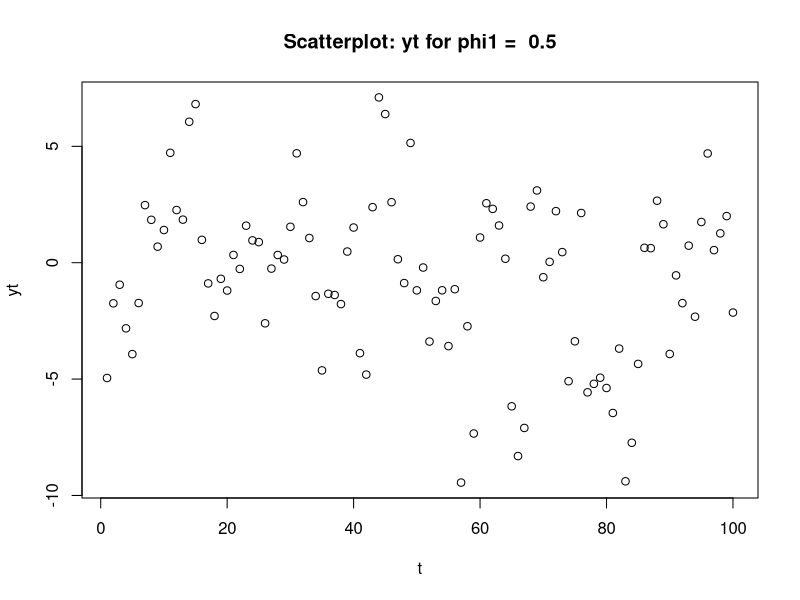
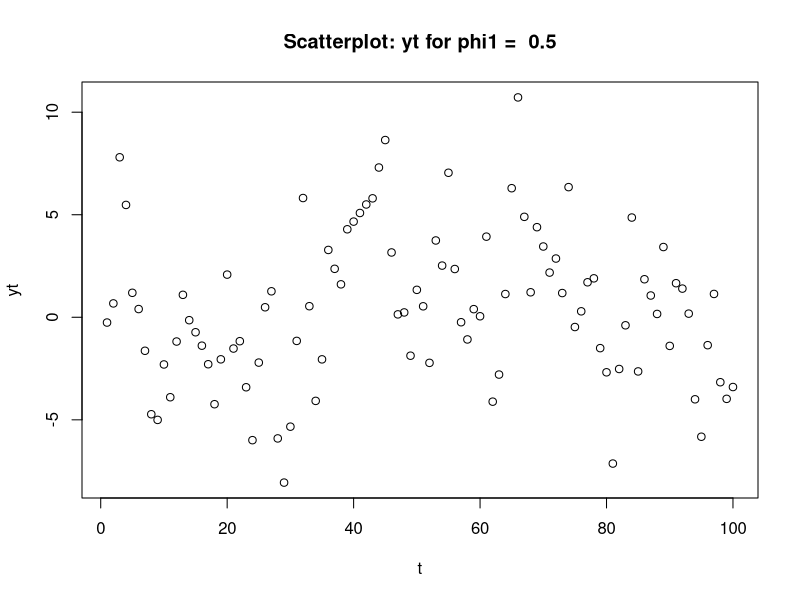
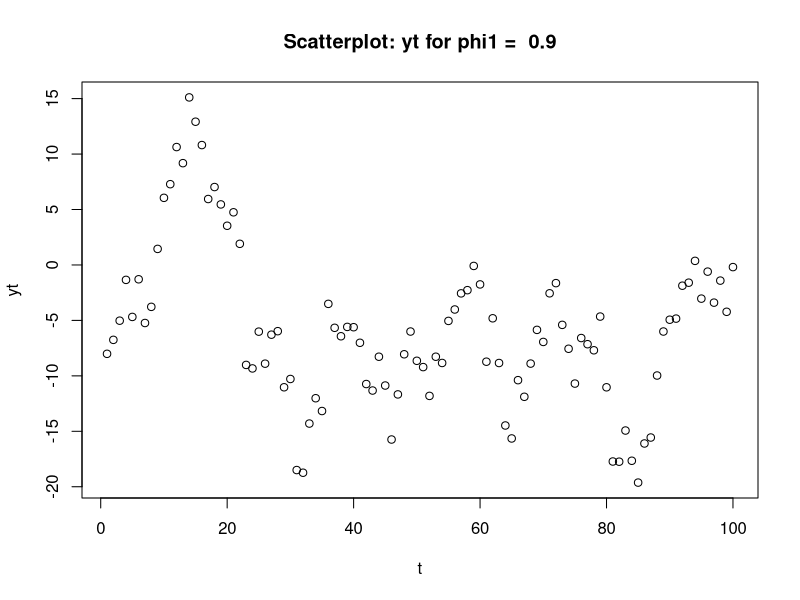
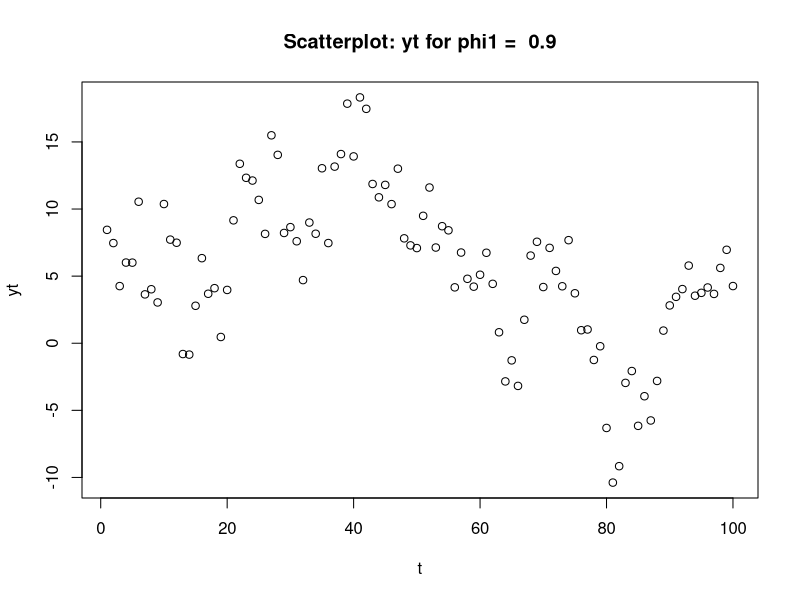
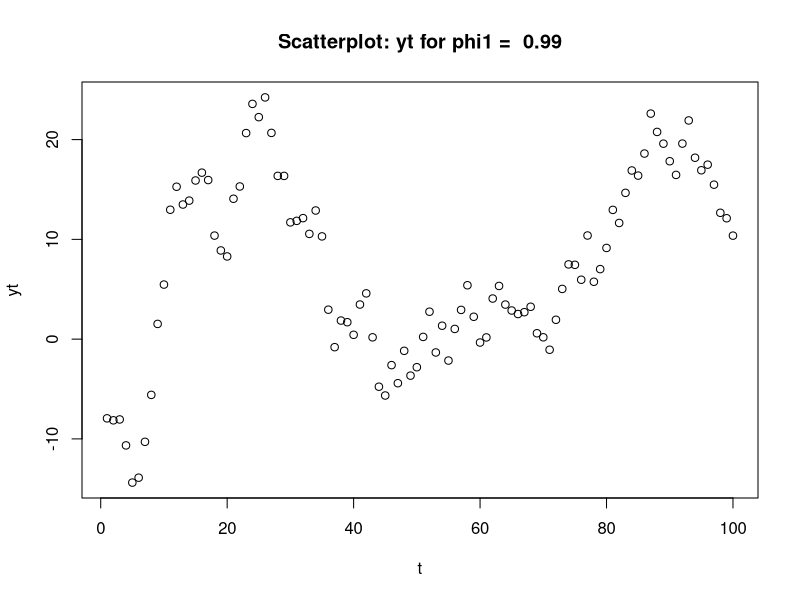
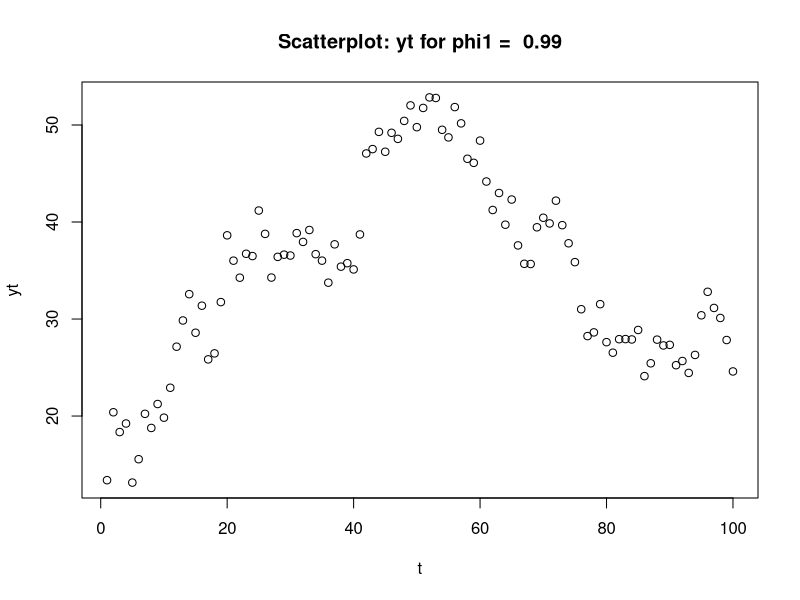
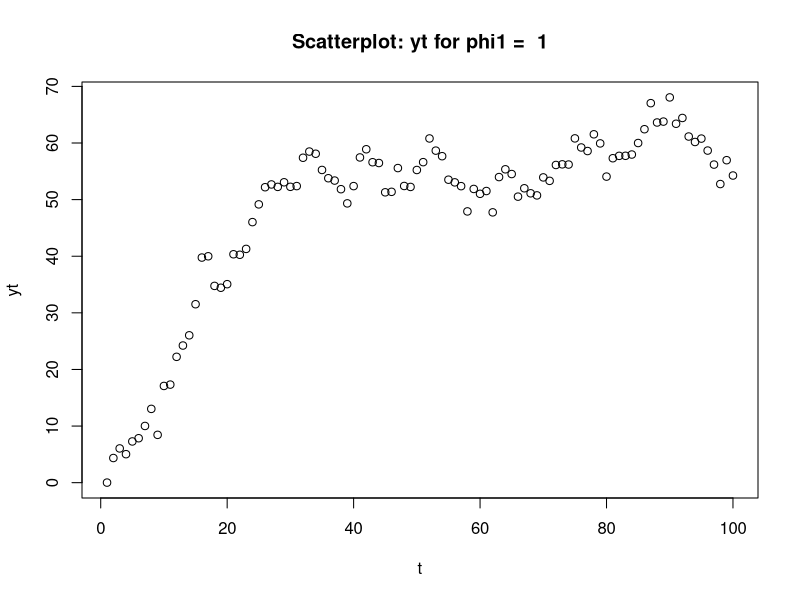
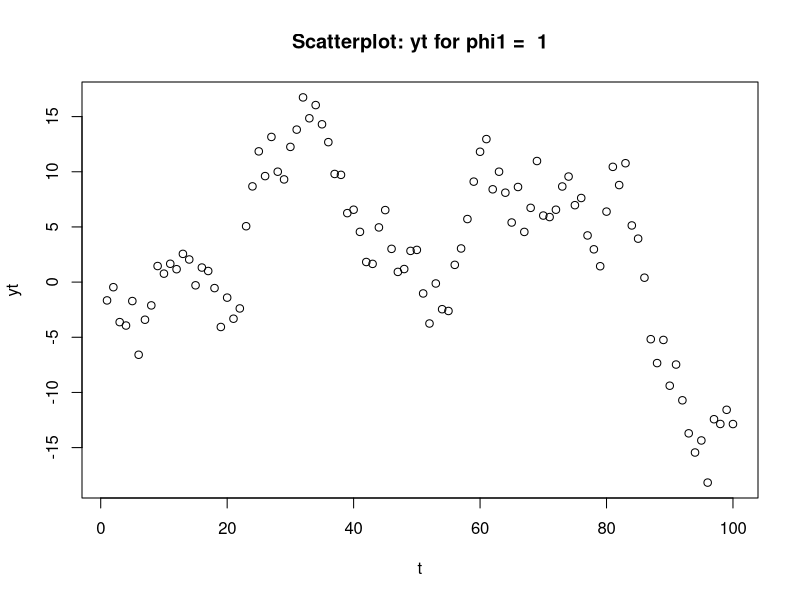

Here is the R script that generated these plots, in order: (Note: this script raises an error after producing the figures.)
library(dplyr)

###-----Data Generating Process (DGP)---------------------------------

aplha = 0
beta = 0
phi2 = 0
mean_e = 0
sigma_e =  3

y0 = 0 #only if phi1=1
phi <- c(0.5, 0.9, 0.99, 1) #use phi1=phi for each cases

###---- OLS - ordinary least square estimaion ------------------------

ols <- function(depvar, indvar, res = NULL){
  y <- as.matrix(depvar)
  x <- cbind(1, indvar)
  
  beta <- (solve(t(x) %*% x)) %*% (t(x) %*% y) #compute ols estimates
  
  # st. error of beta_ols
  res_ols  <- data.frame(res = y - x %*% beta) 
  library(dplyr)
  res_ols <- res_ols %>% 
    dplyr::mutate(res_lag1 = lag(res))
  
  sigma_e2_ols <- sum(res_ols$res ^ 2)/(nrow(y) - ncol(x)) # df = n - k
  
  var_cov_ols <- sigma_e2_ols * (solve(t(x) %*% x))
  beta <- data.frame(parameter = c("Intercept", "Slope"), 
                     coefficient = beta, 
                     st.error = c(sqrt(var_cov_ols[1,1]), 
                                  sqrt(var_cov_ols[2,2]))) 
  
  # T-statistic for null hypothesis beta = 0
  beta <- beta %>%
    dplyr::mutate(t_stat = (coefficient/st.error))
  
  # Compile results for output
  
  ifelse(res == FALSE, 
         result <- list(estimates = beta, 
                        sigma_e2_ols = sigma_e2_ols),
         result <- list(estimates = beta, 
                        sigma_e2_ols = sigma_e2_ols, 
                        residuals_ols = res_ols))
  return(result)
}

###---- MLE - maximum likelihood estimation --------------------------

## Define Log-likelihood function

# Arguments: theta - vector of parameters as specied below
#               theta = (phi1_mle, alpha_mle, beta_mle, sigma_e_mle)

#            data - data.frame with dependant and independant vars 
#                 and their first lags (see DGP above)

loglikelihood <- function(theta, data){ 
  
  y <- data$y # vector of regressand/dependant variable
  ylag1 <- data$ylag1[-1] # first lag of y
  x <- cbind(data$i, data$t) # regressors i = column of 1s, t = trend variable
  xlag <- cbind(data$ilag1[-1], data$tlag1[-1]) # first lag of regressors
  
  # parameters
  phi1_mle <- (exp(theta[1]) - 1) / (exp(theta[1]) + 1)
  beta_mle <- theta[2:3]
  sigma_e2_mle <- (exp(theta[4]/2)) ^ 2 #transformed variance of epsilon
  
  # loglikelihood function of y with AR(1) errors and normal iid 
  # innovations epsilon (negative of loglikelihood for maximisation)
  u <- y - x %*% beta_mle
  ulag1 <- ylag1 - xlag %*% beta_mle
  
  - (- T/2*log(2 * pi) - T/2 * log(sigma_e2_mle) + 
       1/2 * log(1 - phi1_mle ^ 2) - 1/(2 * sigma_e2_mle) * (
         (1 - phi1_mle ^ 2) * (u[1]) ^ 2 + sum(
           (u[-1] - phi1_mle * (ulag1)) ^ 2)
       )
  )
}


mle <- function(loglikelihood, data, ols_est){
  
  ## Use OLS for initial conditions
  theta <- c(ols_est$phi1_ols$coefficient, ols_est$beta_ols$coefficient, 
             ols_est$sigma_e2_ols)
  
  ## Optimisation [using ols estimates as initial conditions]
  mle <- optim(par = theta, 
               fn = loglikelihood, data = data, 
               method = "BFGS")
  
  r_theta <- matrix(
    c(2 * exp(mle$par[1])/(exp(mle$par[1]) + 1) ^ 2, rep(0,4), 1, 
    rep(0,4), 1, rep(0,4), exp(mle$par[4])), 4, 4
  )
  
  library(numDeriv)
  hessian <- hessian(func = loglikelihood, x = mle$par, data = data)
  
  # covariance matrix using delta method
  var_mle <- r_theta %*% solve(hessian)  %*% t(r_theta)
  
  #Storing the results and transforming phi1 and sigma_e2 from theta
  
  result = list(beta_mle = data.frame(
    parameter = c("Intercept","Slope"), coefficient = mle$par[2:3], 
    st.error = c(sqrt(var_mle[2,2]),sqrt(var_mle[3,3])), 
    t_stat = c(mle$par[2]/sqrt(var_mle[2,2]), 
               mle$par[3]/sqrt(var_mle[3,3]))), 
    phi1_mle = data.frame(parameter = "Slope", 
                          coefficient = (exp(mle$par[1]) - 1)/
                            (exp(mle$par[1]) + 1), 
                          st.error = sqrt(var_mle[1,1]), 
                          t_stat = mle$par[1]/sqrt(var_mle[1,1])), 
    sigma_e2_mle = (exp(mle$par[4]/2)) ^ 2)
  
  return(result)
  
}

###----SIMULATION-----------------------------------------------------

# R = No. of replications and T = sample size

simulation <- function(R, T){

  phi <- c(0.5, 0.9, 0.99, 1) #use phi1=phi for each cases
  
  # declaring lists for output
  null <- data.frame(phi1 = rep(0,R), st.error = rep(0,R), 
                     t_stat = rep(0,R))
  
  phi1_ols_sim <- list(phi1=null, phi2=null, phi3=null, phi4=null)
  names(phi1_ols_sim) <- paste0("phi_", phi[1:4])
  
  alpha_mle_sim <- list(phi1=null, phi2=null, phi3=null, phi4=null)
  names(alpha_mle_sim) <- paste0("phi_", phi[1:4])
  
  beta_mle_sim <- list(phi1=null, phi2=null, phi3=null, phi4=null)
  names(beta_mle_sim) <- paste0("phi_", phi[1:4])
  
  phi1_mle_sim <- list(phi1=null, phi2=null, phi3=null, phi4=null)
  names(phi1_mle_sim) <- paste0("phi_", phi[1:4])
  
  # Simulation
  
  for (i in 1:4){
    
    phi1 <- phi[i] # defining value of phi1
  
    for (r in 1:R){
      
      ## Replications of data
      data <- data.frame(epsilon = rnorm(T, mean = mean_e, 
                                         sd = sigma_e), 
                         i = rep(1,T), t = 1:T)
      
      y <- NULL
      
      for (t in 1:T) {
        ifelse(t == 1,
               ifelse(abs(phi1) < 1, 
                      y[t] <- rnorm(1, mean = 0, 
                                    sd = sqrt((sigma_e^2)/(1-phi1^2))),
                      y[t] <- c(phi1 * y0 + data$epsilon[t])),
               y[t] <- c(phi1 * y[as.numeric(t - 1)] + data$epsilon[t]))
      }
      
      data <- data.frame(data, y)
      
      # calcuating first lags of dependant and independant variables
      
      data <- data %>% 
        dplyr::mutate(ilag1 = lag(i), tlag1 = lag(t), ylag1 = lag(y))
      
      ## OLS
      ols_est <- ols(data$y, data$t, res = TRUE)
      phi1_ols <- ols(ols_est$residuals_ols$res[-1], 
                      ols_est$residuals_ols$res_lag1[-1], res = FALSE)
      ols_est <- list(beta_ols = ols_est$estimates, 
                      phi1_ols = phi1_ols$estimates[2,], 
                      sigma_e2_ols = ols_est$sigma_e2_ols)
      
      # Saving OLS estimate of phi1 for this replication
      
      phi1_ols_sim[[i]]$phi1[r] <- phi1_ols$estimates$coefficient[2] 
      phi1_ols_sim[[i]]$st.error[r] <- phi1_ols$estimates$st.error[2]
      phi1_ols_sim[[i]]$t_stat[r] <- phi1_ols$estimates$t_stat[2]
      
      
      ## MLE
      mle_est <- mle(loglikelihood = loglikelihood, data = data, 
                     ols_est = ols_est)
      
      # Saving MLE estimate of alpha
      alpha_mle_sim[[i]]$phi1[r] <- mle_est$beta_mle$coefficient[1] 
      alpha_mle_sim[[i]]$st.error[r] <- mle_est$beta_mle$st.error[1]
      alpha_mle_sim[[i]]$t_stat[r] <- mle_est$beta_mle$t_stat[1]
      
      # Saving MLE estimate of beta
      beta_mle_sim[[i]]$phi1[r] <- mle_est$beta_mle$coefficient[2] 
      beta_mle_sim[[i]]$st.error[r] <- mle_est$beta_mle$st.error[2]
      beta_mle_sim[[i]]$t_stat[r] <- mle_est$beta_mle$t_stat[2]
      
      # Saving MLE estimate of phi
      phi1_mle_sim[[i]]$phi1[r] <- mle_est$phi1_mle$coefficient[1] 
      phi1_mle_sim[[i]]$st.error[r] <- mle_est$phi1_mle$st.error[1]
      phi1_mle_sim[[i]]$t_stat[r] <- mle_est$phi1_mle$t_stat[1]
      
    }
  }
  
  return(list(phi1_ols_sim = phi1_ols_sim, 
              alpha_mle_sim = alpha_mle_sim, 
              beta_mle_sim = beta_mle_sim, 
              phi1_mle_sim = phi1_mle_sim))
}

###---- Sample  200: tables & graphs ---------------------------
# 3.2.1

T = 100

phi1_ols_3.2 <- data.frame(Phi_1 = rep(0,4), coefficient = rep(0,4), 
                           st.dev = rep(0,4), t_stat = rep(0,4))
phi1_mle_3.2 <- data.frame(Phi_1 = rep(0,4), coefficient = rep(0,4), 
                           st.dev = rep(0,4), t_stat = rep(0,4))
alpha_mle_3.2 <- data.frame(Phi_1 = rep(0,4), coefficient = rep(0,4), 
                           st.dev = rep(0,4), t_stat = rep(0,4))
beta_mle_3.2 <- data.frame(Phi_1 = rep(0,4), coefficient = rep(0,4), 
                           st.dev = rep(0,4), t_stat = rep(0,4))

for (i in 1:4){
  
  phi1 <- phi[i] # defining value of phi1
  
  for (r in 1:2){
    
    ## Replications of data
    data <- data.frame(epsilon = rnorm(T, mean = mean_e, 
                                       sd = sigma_e), 
                       i = rep(1,T), t = 1:T)
    
    y <- NULL
    
    for (t in 1:T) {
      ifelse(t == 1,
             ifelse(abs(phi1) < 1, 
                    y[t] <- rnorm(1, mean = 0, 
                                  sd = sqrt((sigma_e^2)/(1-phi1^2))),
                    y[t] <- c(phi1 * y0 + data$epsilon[t])),
             y[t] <- c(phi1 * y[as.numeric(t - 1)] + data$epsilon[t]))
    }
    
    data <- data.frame(data, y)
    
    # calcuating first lags of dependant and independant variables
    
    data <- data %>% 
      dplyr::mutate(ilag1 = lag(i), tlag1 = lag(t), ylag1 = lag(y))
    
    mypath <- file.path(paste("yt_r_", r, "_phi1_", phi[i],".jpeg", sep = ""))
    jpeg(file = mypath)
    plot(data$t, data$y, xlab = "t", ylab = "yt",
         main = paste("Scatterplot: yt for phi1 = ", phi[i]))
    dev.off()
    
    # 3.2.2
    
    # OLS estimation using or function
    ols_est <- ols(depvar = data$y, indvar = data$t, res = TRUE)
    phi1_ols <- ols(depvar = ols_est$residuals_ols$res[-1], 
                    indvar = ols_est$residuals_ols$res_lag1[-1], 
                    res = FALSE)
    ols_est <- list(beta_ols = ols_est$estimates, 
                    phi1_ols = phi1_ols$estimates[2,], 
                    sigma_e2_ols = ols_est$sigma_e2_ols)
    
    # MLE estimation using our function
    mle_est <- mle(loglikelihood = loglikelihood, data = data, 
                   ols_est = ols_est)
  }
  
  # Saving the results for second replication
  phi1_ols_3.2[i,] <- c(paste("Phi1 = ", phi[i]),
                        round(phi1_ols$estimates$coefficient[2], 4), 
                        round(phi1_ols$estimates$st.error[2], 4), 
                        round(phi1_ols$estimates$t_stat[2], 4))
  phi1_mle_3.2[i,] <- c(paste("Phi1 = ", phi[i]),
                        round(mle_est$phi1_mle$coefficient[1], 4), 
                        round(mle_est$phi1_mle$st.error[1], 4), 
                        round(mle_est$phi1_mle$t_stat[1], 4))
  alpha_mle_3.2[i,] <- c(paste("Phi1 = ", phi[i]),
                         round(mle_est$beta_mle$coefficient[1], 4), 
                         round(mle_est$beta_mle$st.error[1], 4), 
                         round(mle_est$beta_mle$t_stat[1], 4))
  beta_mle_3.2[i,] <- c(paste("Phi1 = ", phi[i]),
                        round(mle_est$beta_mle$coefficient[2], 4), 
                        round(mle_est$beta_mle$st.error[2], 4), 
                        round(mle_est$beta_mle$t_stat[2], 4))
  
}

# 3.2.3

#sim_results_T_200 <- simulation(R = 500, T = 200)
#Results have been saved use load("simulation_results.RData") to load

#load("simulation_results.RData")
sim_results_all <- list(sim_results_T_10, sim_results_T_80, 
                        sim_results_T_200, sim_results_T_320)

# Tables

sample_size <- c(10, 80, 200, 320)

# SUMMARY STATISTICS PHI 1 OLS ESTIMATE
summary_phi1_ols <- data.frame(Phi_1 = rep(0,16), 
                               Sample_size = rep(0,16),
                               Mean = rep(0,16), 
                               St.dev = rep(0,16), 
                               Mean_Bias = rep(0,16),
                               RMSE = rep(0,16),
                               Quantile_5 = rep(0,16), 
                               Median = rep(0,16), 
                               Quantile_95 = rep(0,16),
                               asymptotic_var = rep(0,16))

j <- NULL

for (t in 1:4){
  ifelse(t == 1, j <- 1, ifelse(t == 2, j<-5, 
                                ifelse(t == 3, j <- 9, j <- 13)))
  
  for (i in 1:4){
    
    sim_res <- sim_results_all[[t]]$phi1_ols_sim[[i]]$phi1
    
    summary_phi1_ols[j,] <- c(paste("Phi1 = ", phi[i]), sample_size[t],
                              round(mean(sim_res), 4), 
                              round(sd(sim_res), 4),
                              round(mean(sim_res - phi[i]), 4),
                              round(sqrt(mean((sim_res) ^ 2)), 4),
                              round(quantile(sim_res, 0.05), 4),
                              round(median(sim_res), 4),
                              round(quantile(sim_res, 0.95), 4),
                              round(var(sqrt(sample_size[t]) * 
                                      (sim_res - phi[i])), 4))
    j=j+1
  }
}

# SUMMARY STATISTICS PHI 1 MLE ESTIMATE

summary_phi1_mle <- data.frame(Phi_1 = rep(0,16), 
                               Sample_size = rep(0,16),
                               Mean = rep(0,16), 
                               St.dev = rep(0,16), 
                               Mean_Bias = rep(0,16),
                               RMSE = rep(0,16),
                               Quantile_5 = rep(0,16), 
                               Median = rep(0,16), 
                               Quantile_95 = rep(0,16),
                               asymptotic_var = rep(0,16))

j <- NULL

for (t in 1:4){
  ifelse(t == 1, j <- 1, ifelse(t == 2, j<-5, 
                                ifelse(t == 3, j <- 9, j <- 13)))
  
  for (i in 1:4){
    
    sim_res <- sim_results_all[[t]]$phi1_mle_sim[[i]]$phi1
    
    summary_phi1_mle[j,] <- c(paste("Phi1 = ", phi[i]), sample_size[t],
                              round(mean(sim_res), 4), 
                              round(sd(sim_res), 4),
                              round(mean(sim_res - phi[i]), 4),
                              round(sqrt(mean((sim_res) ^ 2)), 4),
                              round(quantile(sim_res, 0.05), 4),
                              round(median(sim_res), 4),
                              round(quantile(sim_res, 0.95), 4),
                              round(var(sqrt(sample_size[t]) * 
                                          (sim_res - phi[i])), 4))
    j=j+1
  }
}


# SUMMARY STATISTICS ALPHA MLE ESTIMATE

summary_alpha_mle <- data.frame(Phi_1 = rep(0,16), 
                               Sample_size = rep(0,16),
                               Mean = rep(0,16), 
                               St.dev = rep(0,16), 
                               Mean_Bias = rep(0,16),
                               RMSE = rep(0,16),
                               Quantile_5 = rep(0,16), 
                               Median = rep(0,16), 
                               Quantile_95 = rep(0,16),
                               asymptotic_var = rep(0,16))

j <- NULL

for (t in 1:4){
  ifelse(t == 1, j <- 1, ifelse(t == 2, j<-5, 
                                ifelse(t == 3, j <- 9, j <- 13)))
  
  for (i in 1:4){
    
    sim_res <- sim_results_all[[t]]$alpha_mle_sim[[i]]$phi1
    
    summary_alpha_mle[j,] <- c(paste("Phi1 = ", phi[i]), sample_size[t],
                              round(mean(sim_res), 4), 
                              round(sd(sim_res), 4),
                              round(mean(sim_res - phi[i]), 4),
                              round(sqrt(mean((sim_res) ^ 2)), 4),
                              round(quantile(sim_res, 0.05), 4),
                              round(median(sim_res), 4),
                              round(quantile(sim_res, 0.95), 4),
                              round(var(sqrt(sample_size[t]) * 
                                          (sim_res - phi[i])), 4))
    j=j+1
  }
}


# SUMMARY STATISTICS BETA MLE ESTIMATE

summary_beta_mle <- data.frame(Phi_1 = rep(0,16), 
                               Sample_size = rep(0,16),
                               Mean = rep(0,16), 
                               St.dev = rep(0,16), 
                               Mean_Bias = rep(0,16),
                               RMSE = rep(0,16),
                               Quantile_5 = rep(0,16), 
                               Median = rep(0,16), 
                               Quantile_95 = rep(0,16),
                               asymptotic_var = rep(0,16))

j <- NULL

for (t in 1:4){
  ifelse(t == 1, j <- 1, ifelse(t == 2, j<-5, 
                                ifelse(t == 3, j <- 9, j <- 13)))
  
  for (i in 1:4){
    
    sim_res <- sim_results_all[[t]]$beta_mle_sim[[i]]$phi1
    
    summary_beta_mle[j,] <- c(paste("Phi1 = ", phi[i]), sample_size[t],
                              round(mean(sim_res), 4), 
                              round(sd(sim_res), 4),
                              round(mean(sim_res - phi[i]), 4),
                              round(sqrt(mean((sim_res) ^ 2)), 4),
                              round(quantile(sim_res, 0.05), 4),
                              round(median(sim_res), 4),
                              round(quantile(sim_res, 0.95), 4),
                              round(var(sqrt(sample_size[t]) * 
                                          (sim_res - phi[i])), 4))
    j=j+1
  }
}



###---- Graphs ---------------------------

## Generating and saving the plots for T = 200

# alpha ML

y1 <- sim_results_T_200$alpha_mle_sim$phi_0.5$phi1
y2 <- sim_results_T_200$alpha_mle_sim$phi_0.9$phi1
y3 <- sim_results_T_200$alpha_mle_sim$phi_0.99$phi1
y4 <- sim_results_T_200$alpha_mle_sim$phi_1$phi1

xmax = 40
ymax = 0.47

jpeg('alpha_mle.jpg')

plot(density(y1), ylim = c(0,ymax), xlim = c(-xmax, xmax),
     type='l', xlab = "No. of Replications = 500",
     col='red', 
     main="Maximum Likelihood Estimate of alpha")
par(new = TRUE)
plot(density(y2), ylim = c(0,ymax), xlim = c(-xmax, xmax),
     axes = FALSE, xlab = "", ylab = "",
     type='l', 
     col='forestgreen', main = "")
par(new = TRUE)
plot(density(y3), ylim = c(0,ymax), xlim = c(-xmax, xmax),
     axes = FALSE, xlab = "", ylab = "",
     type='l', 
     col='darkblue', main = "")
par(new = TRUE)
plot(density(y4), ylim = c(0,ymax), xlim = c(-xmax, xmax),
     axes = FALSE, xlab = "", ylab = "",
     type='l', col='violetred', main = "")

legend("topright", legend = c(paste("Phi_1 = ", phi[1:4])), 
       col = c("red", "forestgreen", "darkblue", "violetred"), 
       cex = 0.8, text.font = 4, lty = 1, y.intersp = 1, 
       text.width = 20)

dev.off()

# beta ML

y1 <- sim_results_T_200$beta_mle_sim$phi_0.5$phi1
y2 <- sim_results_T_200$beta_mle_sim$phi_0.9$phi1
y3 <- sim_results_T_200$beta_mle_sim$phi_0.99$phi1
y4 <- sim_results_T_200$beta_mle_sim$phi_1$phi1

xmax = 0.7
ymax = 20

jpeg('beta_mle.jpg')

plot(density(y1), ylim = c(0,ymax), xlim = c(-xmax, xmax),
     type='l', xlab = "No. of Replications = 500",
     col='red', 
     main="Maximum Likelihood Estimate of beta")
par(new = TRUE)
plot(density(y2), ylim = c(0,ymax), xlim = c(-xmax, xmax),
     axes = FALSE, xlab = "", ylab = "",
     type='l', 
     col='forestgreen', main = "")
par(new = TRUE)
plot(density(y3), ylim = c(0,ymax), xlim = c(-xmax, xmax),
     axes = FALSE, xlab = "", ylab = "",
     type='l', 
     col='darkblue', main = "")
par(new = TRUE)
plot(density(y4), ylim = c(0,ymax), xlim = c(-xmax, xmax),
     axes = FALSE, xlab = "", ylab = "",
     type='l', col='violetred', main = "")

legend("topright", legend = c(paste("Phi_1 = ", phi[1:4])), 
       col = c("red", "forestgreen", "darkblue", "violetred"), 
       cex = 0.8, text.font = 4, lty = 1, y.intersp = 1, 
       text.width = 0.3)

dev.off()

# phi1 ML

y1 <- sim_results_T_200$phi1_mle_sim$phi_0.5$phi1
y2 <- sim_results_T_200$phi1_mle_sim$phi_0.9$phi1
y3 <- sim_results_T_200$phi1_mle_sim$phi_0.99$phi1
y4 <- sim_results_T_200$phi1_mle_sim$phi_1$phi1

xmax = 1
ymax = 15

jpeg('phi1_mle.jpg')

plot(density(y1), ylim = c(0,ymax), xlim = c(0, xmax),
     type='l', xlab = "No. of Replications = 500",
     col='red', 
     main="Maximum Likelihood Estimate of Phi 1")
par(new = TRUE)
plot(density(y2), ylim = c(0,ymax), xlim = c(0, xmax),
     axes = FALSE, xlab = "", ylab = "",
     type='l', 
     col='forestgreen', main = "")
par(new = TRUE)
plot(density(y3), ylim = c(0,ymax), xlim = c(0, xmax),
     axes = FALSE, xlab = "", ylab = "",
     type='l', 
     col='darkblue', main = "")
par(new = TRUE)
plot(density(y4), ylim = c(0,ymax), xlim = c(0, xmax),
     axes = FALSE, xlab = "", ylab = "",
     type='l', col='violetred', main = "")

legend("topleft", legend = c(paste("Phi_1 = ", phi[1:4])), 
       col = c("red", "forestgreen", "darkblue", "violetred"), 
       cex = 0.8, text.font = 4, lty = 1, y.intersp = 1, 
       text.width = 0.2)

dev.off()

# phi1 OLS

y1 <- sim_results_T_200$phi1_ols_sim$phi_0.5$phi1
y2 <- sim_results_T_200$phi1_ols_sim$phi_0.9$phi1
y3 <- sim_results_T_200$phi1_ols_sim$phi_0.99$phi1
y4 <- sim_results_T_200$phi1_ols_sim$phi_1$phi1

xmax = 1
ymax = 15

jpeg('phi1_ols.jpg')

plot(density(y1), ylim = c(0,ymax), xlim = c(0, xmax),
     type='l', xlab = "No. of Replications = 500",
     col='red', 
     main="Ordinary Least Square Estimate of Phi 1")
par(new = TRUE)
plot(density(y2), ylim = c(0,ymax), xlim = c(0, xmax),
     axes = FALSE, xlab = "", ylab = "",
     type='l', 
     col='forestgreen', main = "")
par(new = TRUE)
plot(density(y3), ylim = c(0,ymax), xlim = c(0, xmax),
     axes = FALSE, xlab = "", ylab = "",
     type='l', 
     col='darkblue', main = "")
par(new = TRUE)
plot(density(y4), ylim = c(0,ymax), xlim = c(0, xmax),
     axes = FALSE, xlab = "", ylab = "",
     type='l', col='violetred', main = "")

legend("topleft", legend = c(paste("Phi_1 = ", phi[1:4])), 
       col = c("red", "forestgreen", "darkblue", "violetred"), 
       cex = 0.8, text.font = 4, lty = 1, y.intersp = 1, 
       text.width = 0.2)

dev.off()


###---- QQ plots ---------------------------

# for phi1 = 0.5

jpeg('qqplot_phi1_ols_for_phi0.5.jpg')
qqnorm(sim_results_T_200$phi1_ols_sim$phi_0.5$phi1, 
       main = "OLS estimate of Phi 1 for phi1 = 0.5")
qqline(sim_results_T_200$phi1_ols_sim$phi_0.5$phi1)

jpeg('qqplot_phi1_mle_for_phi0.5.jpg')
qqnorm(sim_results_T_200$phi1_mle_sim$phi_0.5$phi1,
       main = "ML estimate of Phi 1 for phi1 = 0.5")
qqline(sim_results_T_200$phi1_mle_sim$phi_0.5$phi1)

jpeg('qqplot_alpha_mle_for_phi0.5.jpg')
qqnorm(sim_results_T_200$alpha_mle_sim$phi_0.5$phi1, 
       main = "ML estimate of alpha for phi1 = 0.5")
qqline(sim_results_T_200$alpha_mle_sim$phi_0.5$phi1)

jpeg('qqplot_beta_mle_for_phi0.5.jpg')
qqnorm(sim_results_T_200$beta_mle_sim$phi_0.5$phi1, 
       main = "ML estimate of alpha for phi1 = 0.5")
qqline(sim_results_T_200$beta_mle_sim$phi_0.5$phi1)

# for phi1 = 0.9

jpeg('qqplot_phi1_ols_for_phi0.9.jpg')
qqnorm(sim_results_T_200$phi1_ols_sim$phi_0.9$phi1, 
       main = "OLS estimate of Phi 1 for phi1 = 0.9")
qqline(sim_results_T_200$phi1_ols_sim$phi_0.9$phi1)

jpeg('qqplot_phi1_mle_for_phi0.9.jpg')
qqnorm(sim_results_T_200$phi1_mle_sim$phi_0.9$phi1, 
       main = "ML estimate of phi 1 for phi1 = 0.9")
qqline(sim_results_T_200$phi1_mle_sim$phi_0.9$phi1)

jpeg('qqplot_alpha_mle_for_phi0.9.jpg')
qqnorm(sim_results_T_200$alpha_mle_sim$phi_0.9$phi1, 
       main = "ML estimate of alpha for phi1 = 0.9")
qqline(sim_results_T_200$alpha_mle_sim$phi_0.9$phi1)

jpeg('qqplot_beta_mle_for_phi0.9.jpg')
qqnorm(sim_results_T_200$beta_mle_sim$phi_0.9$phi1, 
       main = "ML estimate of beta for phi1 = 0.9")
qqline(sim_results_T_200$beta_mle_sim$phi_0.9$phi1)

# for phi1 = 0.99

jpeg('qqplot_phi1_ols_for_phi0.99.jpg')
qqnorm(sim_results_T_200$phi1_ols_sim$phi_0.99$phi1, 
       main = "OLS estimate of Phi 1 for phi1 = 0.99")
qqline(sim_results_T_200$phi1_ols_sim$phi_0.99$phi1)

jpeg('qqplot_phi1_mle_for_phi0.99.jpg')
qqnorm(sim_results_T_200$phi1_mle_sim$phi_0.99$phi1, 
       main = "ML estimate of phi 1 for phi1 = 0.99")
qqline(sim_results_T_200$phi1_mle_sim$phi_0.99$phi1)

jpeg('qqplot_alpha_mle_for_phi0.99.jpg')
qqnorm(sim_results_T_200$alpha_mle_sim$phi_0.99$phi1, 
       main = "ML estimate of alpha for phi1 = 0.99")
qqline(sim_results_T_200$alpha_mle_sim$phi_0.99$phi1)

jpeg('qqplot_beta_mle_for_phi0.99.jpg')
qqnorm(sim_results_T_200$beta_mle_sim$phi_0.99$phi1, 
       main = "ML estimate of beta for phi1 = 0.99")
qqline(sim_results_T_200$beta_mle_sim$phi_0.99$phi1)

# for phi1 = 1

jpeg('qqplot_phi1_ols_for_phi1.jpg')
qqnorm(sim_results_T_200$phi1_ols_sim$phi_1$phi1, 
       main = "OLS estimate of Phi 1 for phi1 = 1")
qqline(sim_results_T_200$phi1_ols_sim$phi_1$phi1)

jpeg('qqplot_phi1_mle_for_phi1.jpg')
qqnorm(sim_results_T_200$phi1_mle_sim$phi_1$phi1, 
       main = "ML estimate of Phi 1 for phi1 = 1")
qqline(sim_results_T_200$phi1_mle_sim$phi_1$phi1)

jpeg('qqplot_alpha_mle_for_phi1.jpg')
qqnorm(sim_results_T_200$alpha_mle_sim$phi_1$phi1, 
       main = "ML estimate of alpha for phi1 = 1")
qqline(sim_results_T_200$alpha_mle_sim$phi_1$phi1)

jpeg('qqplot_beta_mle_for_phi1.jpg')
qqnorm(sim_results_T_200$beta_mle_sim$phi_1$phi1, 
       main = "ML estimate of beta for phi1 = 1")
qqline(sim_results_T_200$beta_mle_sim$phi_1$phi1)

dev.off()

###----Simulating other sample sizes----------------------------------

#sim_results_T_10 <- simulation(R = 500, T = 10)
#sim_results_T_80 <- simulation(R = 500, T = 80)
#sim_results_T_320 <- simulation(R = 500, T = 320)

##Saving results of simulations with all sample size

#save(sim_results_T_10, sim_results_T_80, sim_results_T_200, 
#     sim_results_T_320, file="simulation_results.RData")

#load("simulation_results.RData")
